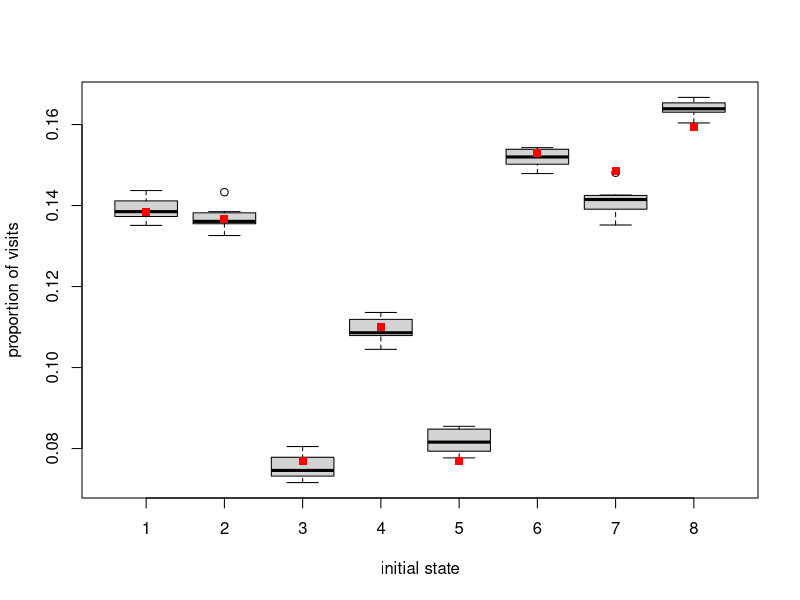

R code for this plot:
## ---- chunk 1
library(expm)
library(MASS)
## ---- chunk 2
num.states <- 8

t1 <- runif(num.states)
t1 <- t1/sum(t1)

round(t1,3)
## ---- chunk 3
P <- matrix(runif(num.states^2), nrow = num.states)
P <- P/rowSums(P)
round(P,3)
## ---- chunk 4
current.state <- 1
num.steps <- 10000
visits1 <- rep(0, num.states)

for (i in 1:num.steps){

  visits1[current.state] <- visits1[current.state] + 1
  current.state <- sample(1:num.states, 1, prob = P[current.state,])
    
}

round(visits1/sum(visits1),3)

## ---- chunk 5
visits2    <- matrix(0, nrow=num.states-1, ncol=num.states)
num.steps <- 10000

for (j in 1:(num.states-1)){
  current.state <- j
  
  for (i in 1:num.steps){

    visits2[j, current.state] <- visits2[j, current.state] + 1
    current.state <- sample(1:num.states, 1, prob = P[current.state,])
    
  }
  
}

round(visits2/rowSums(visits2),3)

## ---- chunk 6

boxplot(visits2/rowSums(visits2),
        xlab = "initial state",
        ylab = "proportion of visits")
points(visits1/sum(visits1), col = "red", cex = 8, pch = ".")
## ---- chunk 7
round(P %^% 100,3)

## ---- chunk 8

e    <- eigen(P)
lvec <- MASS::ginv(e$vectors)

round(as.numeric(lvec[1,]/sum(lvec[1,])),3)
